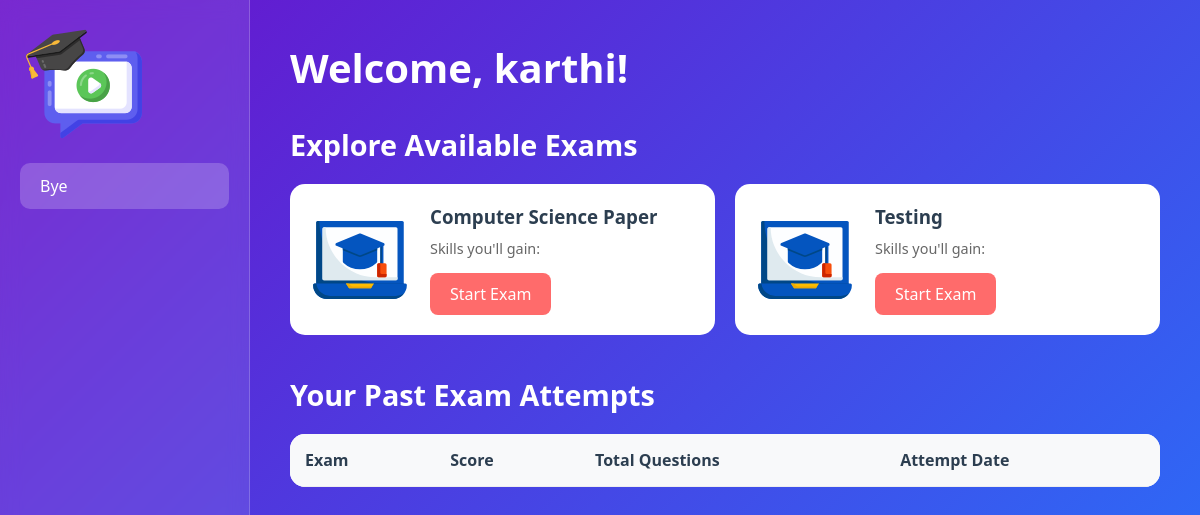
Before: /user_home (signed in) with the older database file.
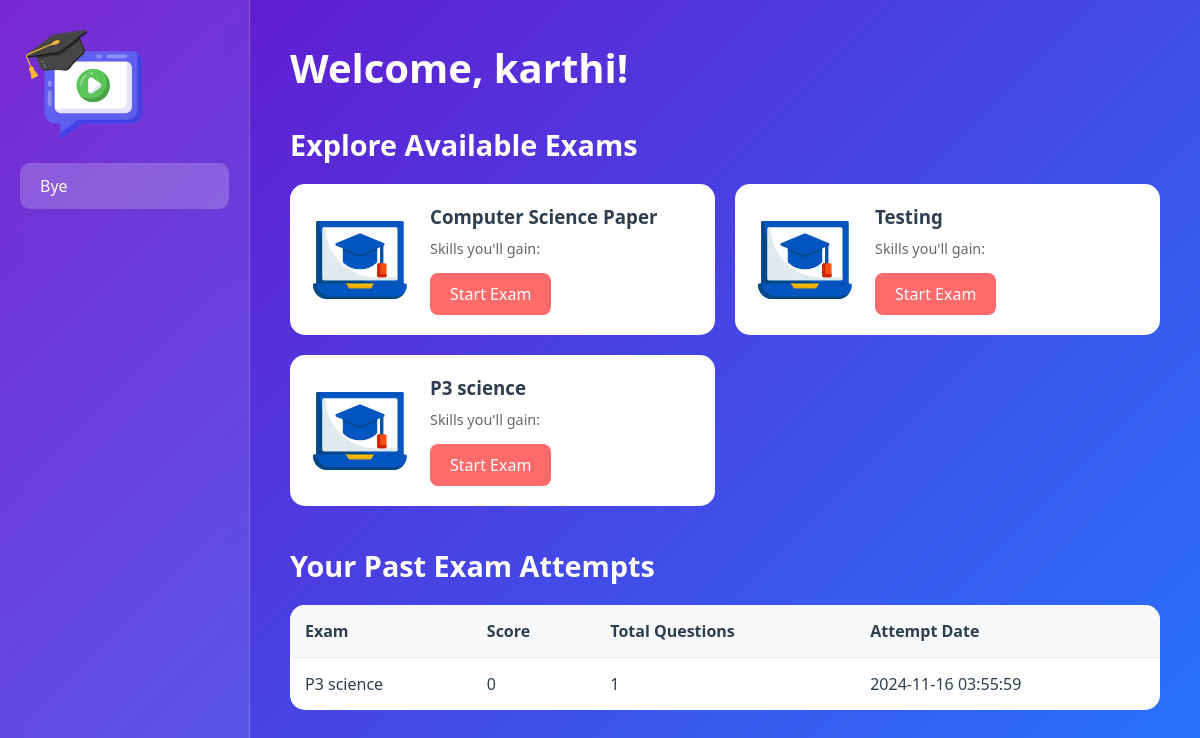
After: the same page with the newer database file.
### app.py (models this page shows)
class Exam(db.Model):
    __tablename__ = 'exam'
    id = db.Column(db.Integer, primary_key=True)
    title = db.Column(db.String(100), nullable=False)
    questions = db.relationship('Question', backref='exam', lazy=True)

class ExamAttempt(db.Model):
    id = db.Column(db.Integer, primary_key=True)
    user_id = db.Column(db.Integer, db.ForeignKey('user.id'), nullable=False)
    exam_id = db.Column(db.Integer, db.ForeignKey('exam.id'), nullable=False)
    score = db.Column(db.Integer, nullable=False)
    total_questions = db.Column(db.Integer, nullable=False)
    attempt_date = db.Column(db.DateTime, default=datetime.utcnow)
    user = db.relationship('User', backref='attempts', lazy=True)
    exam = db.relationship('Exam', backref='attempts', lazy=True)

### app.py (the view)
@app.route("/user_home")
@login_required
def user_home():
    attempts = ExamAttempt.query.filter_by(user_id=current_user.id).order_by(ExamAttempt.attempt_date.desc()).all()
    exams = Exam.query.all()  # Fetch all available exams
    return render_template("user_home.html", exams=exams, attempts=attempts)

### app.py (called while the page is built)
@login_manager.user_loader
def load_user(user_id):
    return User.query.get(int(user_id))

### templates/user_home.html (shortened to what this page needs)
<!DOCTYPE html>
<html lang="en">
<head>
</head>
<body>
    <div class="sidebar">
     <img src="static/logo.png" alt="Backbench Logo">
        <a href="{{ url_for('logout') }}" class="sidebar-button">Bye</a>
    </div>
    <div class="content">
        <h1>Welcome, {{ current_user.username }}!</h1>
        <h2>Explore Available Exams</h2>
        <div class="exam-catalog">
            {% for exam in exams %}
            <div class="exam-card">
                <div class="exam-info">
                    <h3>{{ exam.title }}</h3>
                    <p>Skills you'll gain: {{ exam.skills }}</p>
                    <a href="{{ url_for('exam', exam_id=exam.id, question_number=1) }}" class="exam-link">Start Exam</a>
                </div>
            </div>
            {% endfor %}
        </div>
        <h2>Your Past Exam Attempts</h2>
        <table class="attempts-table">
            <thead>
                <tr>
                    <th>Exam</th>
                    <th>Score</th>
                    <th>Total Questions</th>
                    <th>Attempt Date</th>
                </tr>
            </thead>
            <tbody>
                {% for attempt in attempts %}
                <tr>
                    <td>{{ attempt.exam.title }}</td>
                    <td>{{ attempt.score }}</td>
                    <td>{{ attempt.total_questions }}</td>
                    <td>{{ attempt.attempt_date.strftime('%Y-%m-%d %H:%M:%S') }}</td>
                </tr>
                {% endfor %}
            </tbody>
        </table>
    </div>
</body>
</html>

Changed rows visible on the page:
added Exam: title "P3 science"
added ExamAttempt: exam "P3 science", score "0", total_questions "1", attempt_date "2024-11-16 03:55:59"
